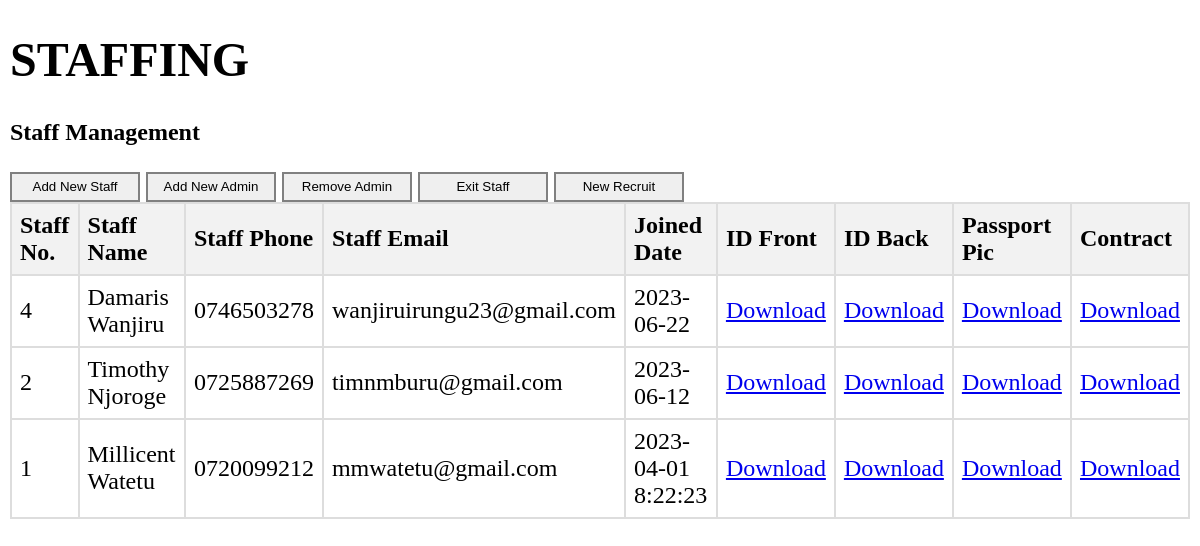
The page /staffing2.php (signed in) on the database its author committed.
### tables this page shows
CREATE TABLE `staff` (
  `staff_no` int(11) NOT NULL AUTO_INCREMENT,
  `staff_name` text NOT NULL,
  `staff_phone` text NOT NULL,
  `staff_email` text NOT NULL,
  `joinDate` text NOT NULL,
  `ID_front` text NOT NULL,
  `ID_back` text NOT NULL,
  `passport_pic` text NOT NULL,
  `contract` text NOT NULL,
  `status` text NOT NULL DEFAULT 'active',
  `role` text NOT NULL DEFAULT 'staff',
  `exit_comment` text NOT NULL DEFAULT '\'none\'',
  `exited_date` text NOT NULL DEFAULT 'n/a',
  PRIMARY KEY (`staff_no`)
);

### staffing2.php (the view, shortened to what this page needs)
<?php
    if (!isset($_SESSION['username'])) {
        $_SESSION['redirect_url'] = $_SERVER['REQUEST_URI'];
        header('Location: login');
        exit;
    }  else {
        $username_session = $_SESSION['username'];
    }
    $db_servername = $_ENV['DB_HOST'];
    $db_username = $_ENV['DB_USERNAME'];
    $db_password = $_ENV['DB_PASSWORD'];
    $dbname = $_ENV['DB_NAME'];
    $conn = new mysqli($db_servername, $db_username, $db_password, $dbname);
?>
<!DOCTYPE html>
<html>
    <head>
        <link rel="stylesheet" type="text/css" href="style.css"/>
    </head>
    <body class="body">
        <div class="body-content">
            <h1>STAFFING</h1>
            <p><b>Staff Management</b></p>
            <button onclick="openAddStaffPopup()" style="border:2px solid grey; width:130px; height:30px;"> Add New Staff </button>
            <button onclick="openAddAdminPopup()" style="border:2px solid grey; width:130px; height:30px;"> Add New Admin </button>
            <button onclick="openExitAdminPopup()" style="border:2px solid grey; width:130px; height:30px;"> Remove Admin </button>
            <button  onclick=openExitStaffPopup() style="border:2px solid grey; width:130px; height:30px;"> Exit Staff</button>
            <button  onclick=openRecruitStaffPopup() style="border:2px solid grey; width:130px; height:30px;"> New Recruit</button>
            <table id="staff-table">
                <thead>
                    <tr>
                        <th>Staff No.</th>
                        <th>Staff Name</th>
                        <th>Staff Phone</th>
                        <th>Staff Email</th>
                        <th>Joined Date</th>
                        <th>ID Front</th>
                        <th>ID Back</th>
                        <th>Passport Pic</th>
                        <th>Contract</th>
                    </tr>
                </thead>
                <tbody>
                    <?php
                        $sqlStaffTable = "SELECT staff_no, staff_name, staff_phone, staff_email, joinDate, ID_front, ID_back, passport_pic, contract FROM staff WHERE status='active' AND staff_name <> '$username_session' ORDER BY joinDate DESC";
                        $result = $conn->query($sqlStaffTable);
                        if ($result->num_rows > 0) {
                            while ($row = $result->fetch_assoc()) {
                                echo "<tr>";
                                echo "<td>" . $row["staff_no"] . "</td>";
                                echo "<td>" . $row["staff_name"] . "</td>";
                                echo "<td>". $row["staff_phone"] . "</td>";
                                echo "<td>". $row["staff_email"] . "</td>";
                                echo "<td>". $row["joinDate"] . "</td>";
                                echo "<td>" . "<a href='" . $row["ID_front"] . "' download>Download</a></td>";
                                echo "<td>" . "<a href='" . $row["ID_back"] . "' download>Download</a></td>";
                                echo "<td>" . "<a href='" . $row["passport_pic"] . "' download>Download</a></td>";
                                echo "<td>" . "<a href='" . $row["contract"] . "' download>Download</a></td>";
                                echo "</tr>";
                            }
                        } else {
                            echo "<tr><td colspan='4'>No results found.</td></tr>";
                        }
                    ?>
                </tbody>
            </table>
            <br>
            <br>
            <br>
            <br>
        </div>
    </body>
</html>

### style.css (style rules this page uses)
.body { font-size: 24px; margin: 10px; font-family: Garamond; margin-top: 0; top: 101px; left: 221px; }
.body-content { transition: transform 0.3s ease; transform: translateX(0); }
table, th, td { border: 1px solid #ddd; text-align: center; }

### staffing2.php (style rules this page uses)
table { border-collapse: collapse; width: 100%; }
th, td { text-align: left; padding: 8px; border: 2px solid #ddd; }
th { background-color: #f2f2f2; }

### rows shown on the page
staff: staff_no "4", staff_name "Damaris Wanjiru", staff_phone "0746503278", staff_email "wanjiruirungu23@gmail.com", joinDate "2023-06-22"
staff: staff_no "2", staff_name "Timothy Njoroge", staff_phone "0725887269", staff_email "timnmburu@gmail.com", joinDate "2023-06-12"
staff: staff_no "1", staff_name "Millicent Watetu", staff_phone "0720099212", staff_email "mmwatetu@gmail.com", joinDate "2023-04-01 8:22:23"
